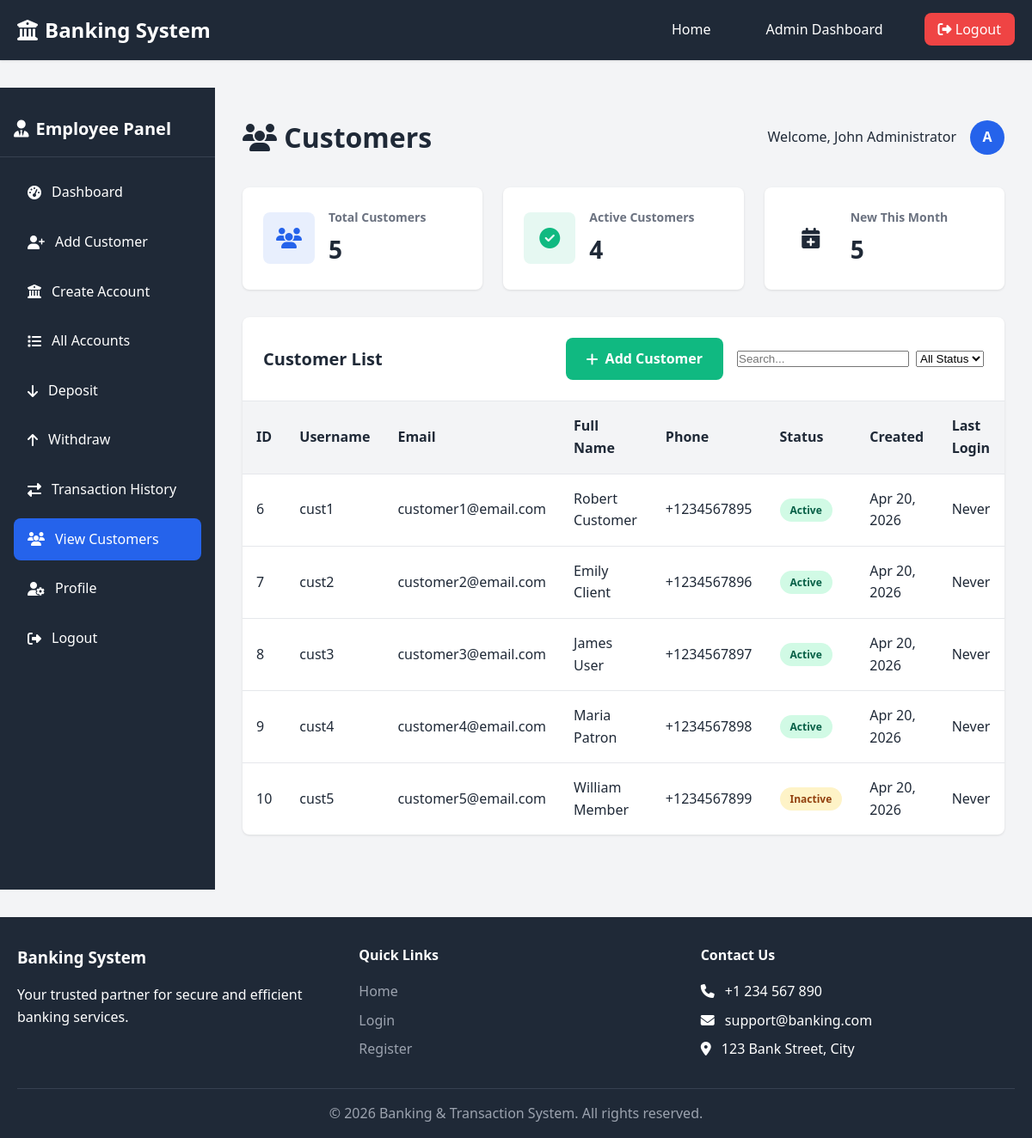
The app's page /employee/customers.php (signed in) with its own data.
### tables this page shows
CREATE TABLE IF NOT EXISTS users (
    user_id INT AUTO_INCREMENT PRIMARY KEY,
    username VARCHAR(50) NOT NULL UNIQUE,
    email VARCHAR(100) NOT NULL UNIQUE,
    password VARCHAR(255) NOT NULL,
    full_name VARCHAR(100) NOT NULL,
    phone VARCHAR(20) NOT NULL,
    address TEXT,
    role ENUM('admin', 'employee', 'customer') NOT NULL DEFAULT 'customer',
    status ENUM('active', 'inactive', 'suspended') NOT NULL DEFAULT 'active',
    created_at DATETIME NOT NULL DEFAULT CURRENT_TIMESTAMP,
    updated_at DATETIME NOT NULL DEFAULT CURRENT_TIMESTAMP ON UPDATE CURRENT_TIMESTAMP,
    last_login DATETIME DEFAULT NULL,
    INDEX idx_username (username),
    INDEX idx_email (email),
    INDEX idx_role (role),
    INDEX idx_status (status)
);

### config/db.php (called while the page is built, shortened)
<?php
$conn = new mysqli(DB_HOST, DB_USER, DB_PASS, DB_NAME);
$conn->set_charset("utf8mb4");
function sanitize($data) {
    global $conn;
    $data = trim($data);
    $data = stripslashes($data);
    $data = htmlspecialchars($data);
    return $conn->real_escape_string($data);
}
function executeQuery($sql, $params = []) {
    global $conn;
    $stmt = $conn->prepare($sql);
    $stmt->execute();
    return $stmt;
}
function fetchAll($stmt) {
    $result = $stmt->get_result();
    return $result->fetch_all(MYSQLI_ASSOC);
}
function fetchOne($stmt) {
    $result = $stmt->get_result();
    return $result->fetch_assoc();
}
?>

### employee/customers.php (the view, shortened to what this page needs)
<?php
require_once '../includes/header.php';
$status_filter = $_GET['status'] ?? 'all';
$search = sanitize($_GET['search'] ?? '');
$where_conditions = ["role = 'customer'"];
$params = [];
$where_clause = 'WHERE ' . implode(' AND ', $where_conditions);
$customers_sql = "SELECT user_id, username, email, full_name, phone, status, created_at, last_login
                FROM users $where_clause ORDER BY created_at DESC";
$customers_result = executeQuery($customers_sql, $params);
$customers = fetchAll($customers_result);
$total_customers_sql = "SELECT COUNT(*) as count FROM users WHERE role = 'customer'";
$total_customers_result = executeQuery($total_customers_sql);
$total_customers = fetchOne($total_customers_result)['count'];
$active_customers_sql = "SELECT COUNT(*) as count FROM users WHERE role = 'customer' AND status = 'active'";
$active_customers_result = executeQuery($active_customers_sql);
$active_customers = fetchOne($active_customers_result)['count'];
$new_this_month_sql = "SELECT COUNT(*) as count FROM users WHERE role = 'customer' AND MONTH(created_at) = MONTH(CURRENT_DATE()) AND YEAR(created_at) = YEAR(CURRENT_DATE())";
$new_this_month_result = executeQuery($new_this_month_sql);
$new_this_month = fetchOne($new_this_month_result)['count'];
?>
<div class="dashboard-layout">
    <aside class="dashboard-sidebar">
        <div class="dashboard-sidebar-header">
            <h2><i class="fas fa-user-tie"></i> Employee Panel</h2>
        </div>
        <nav class="dashboard-sidebar-menu">
            <ul>
                <li><a href="/employee/dashboard.php"><i class="fas fa-tachometer-alt"></i> Dashboard</a></li>
                <li><a href="/employee/add_customer.php"><i class="fas fa-user-plus"></i> Add Customer</a></li>
                <li><a href="/employee/create_account.php"><i class="fas fa-university"></i> Create Account</a></li>
                <li><a href="/employee/accounts.php"><i class="fas fa-list"></i> All Accounts</a></li>
                <li><a href="/employee/deposit.php"><i class="fas fa-arrow-down"></i> Deposit</a></li>
                <li><a href="/employee/withdraw.php"><i class="fas fa-arrow-up"></i> Withdraw</a></li>
                <li><a href="/employee/transactions.php"><i class="fas fa-exchange-alt"></i> Transaction History</a></li>
                <li><a href="/employee/customers.php" class="active"><i class="fas fa-users"></i> View Customers</a></li>
                <li><a href="/profile.php"><i class="fas fa-user-cog"></i> Profile</a></li>
                <li><a href="/logout.php"><i class="fas fa-sign-out-alt"></i> Logout</a></li>
            </ul>
        </nav>
    </aside>
    <main class="dashboard-content">
        <div class="dashboard-header">
            <h1><i class="fas fa-users"></i> Customers</h1>
            <div class="user-info">
                <span>Welcome, <?php echo htmlspecialchars($_SESSION['full_name']); ?></span>
                <div class="user-avatar"><?php echo strtoupper(substr($_SESSION['username'], 0, 1)); ?></div>
            </div>
        </div>
        <div class="stats-grid" style="grid-template-columns: repeat(3, 1fr);">
            <div class="stat-card">
                <div class="stat-icon primary">
                    <i class="fas fa-users"></i>
                </div>
                <div class="stat-info">
                    <h3>Total Customers</h3>
                    <div class="stat-value"><?php echo number_format($total_customers); ?></div>
                </div>
            </div>
            <div class="stat-card">
                <div class="stat-icon success">
                    <i class="fas fa-check-circle"></i>
                </div>
                <div class="stat-info">
                    <h3>Active Customers</h3>
                    <div class="stat-value"><?php echo number_format($active_customers); ?></div>
                </div>
            </div>
            <div class="stat-card">
                <div class="stat-icon info">
                    <i class="fas fa-calendar-plus"></i>
                </div>
                <div class="stat-info">
                    <h3>New This Month</h3>
                    <div class="stat-value"><?php echo number_format($new_this_month); ?></div>
                </div>
            </div>
        </div>
        <div class="table-container">
            <div class="table-header">
                <h2>Customer List</h2>
                <div style="display: flex; gap: 1rem; align-items: center;">
                    <a href="/employee/add_customer.php" class="btn btn-success">
                        <i class="fas fa-plus"></i> Add Customer
                    </a>
                    <form method="GET" style="display: flex; gap: 0.5rem;">
                        <input type="text" name="search" class="form-control" placeholder="Search..."
                               value="<?php echo htmlspecialchars($search); ?>" style="width: 200px;">
                        <select name="status" class="form-control" onchange="this.form.submit()">
                            <option value="all" <?php echo $status_filter === 'all' ? 'selected' : ''; ?>>All Status</option>
                        </select>
                    </form>
                </div>
            </div>
            <table>
                <thead>
                    <tr>
                        <th>ID</th>
                        <th>Username</th>
                        <th>Email</th>
                        <th>Full Name</th>
                        <th>Phone</th>
                        <th>Status</th>
                        <th>Created</th>
                        <th>Last Login</th>
                    </tr>
                </thead>
                <tbody>
                    <?php foreach ($customers as $customer): ?>
                    <tr>
                        <td><?php echo $customer['user_id']; ?></td>
                        <td><?php echo htmlspecialchars($customer['username']); ?></td>
                        <td><?php echo htmlspecialchars($customer['email']); ?></td>
                        <td><?php echo htmlspecialchars($customer['full_name']); ?></td>
                        <td><?php echo htmlspecialchars($customer['phone']); ?></td>
                        <td>
                            <span class="badge badge-<?php echo $customer['status'] === 'active' ? 'success' : 'warning'; ?>">
                                <?php echo ucfirst($customer['status']); ?>
                            </span>
                        </td>
                        <td><?php echo date('M d, Y', strtotime($customer['created_at'])); ?></td>
                        <td><?php echo $customer['last_login'] ? date('M d, Y H:i', strtotime($customer['last_login'])) : 'Never'; ?></td>
                    </tr>
                    <?php endforeach; ?>
                </tbody>
            </table>
        </div>
    </main>
</div>
<?php require_once '../includes/footer.php'; ?>

### assets/css/style.css (style rules this page uses)
* { margin: 0; padding: 0; box-sizing: border-box; }
:root { --primary-color: #2563eb; --secondary-color: #1e40af; --success-color: #10b981; --danger-color: #ef4444; --warning-color: #f59e0b; --info-color: #3b82f6; --dark-color: #1f2937; --light-color: #f3f4f6; --gray-color: #6b7280; --white: #ffffff; --border-radius: 8px; --box-shadow: 0 1px 3px rgba(0, 0, 0, 0.1); --transition: all 0.3s ease; }
body { font-family: 'Segoe UI', Tahoma, Geneva, Verdana, sans-serif; line-height: 1.6; color: var(--dark-color); background-color: var(--light-color); }
a { text-decoration: none; color: var(--primary-color); transition: var(--transition); }
ul { list-style: none; }
.btn { display: inline-flex; align-items: center; justify-content: center; gap: 0.5rem; padding: 0.75rem 1.5rem; border: none; border-radius: var(--border-radius); font-size: 1rem; font-weight: 600; cursor: pointer; transition: var(--transition); text-decoration: none; }
.btn-success { background-color: var(--success-color); color: var(--white); }
.dashboard-layout { display: flex; min-height: calc(100vh - 200px); }
.dashboard-sidebar { width: 250px; background-color: var(--dark-color); color: var(--white); padding: 1rem 0; flex-shrink: 0; }
.dashboard-sidebar-header { padding: 1rem; border-bottom: 1px solid #374151; margin-bottom: 1rem; }
.dashboard-sidebar-header h2 { font-size: 1.25rem; display: flex; align-items: center; gap: 0.5rem; }
.dashboard-sidebar-menu { padding: 0 1rem; }
.dashboard-sidebar-menu ul { display: flex; flex-direction: column; gap: 0.5rem; }
.dashboard-sidebar-menu a { display: flex; align-items: center; gap: 0.75rem; padding: 0.75rem 1rem; color: var(--white); border-radius: var(--border-radius); transition: var(--transition); }
.dashboard-sidebar-menu a:hover, .dashboard-sidebar-menu a.active { background-color: var(--primary-color); }
.dashboard-content { flex: 1; padding: 2rem; overflow-y: auto; }
.dashboard-header { display: flex; justify-content: space-between; align-items: center; margin-bottom: 2rem; }
.dashboard-header h1 { color: var(--dark-color); }
.user-info { display: flex; align-items: center; gap: 1rem; }
.user-avatar { width: 40px; height: 40px; border-radius: 50%; background-color: var(--primary-color); color: var(--white); display: flex; align-items: center; justify-content: center; font-weight: bold; }
.stats-grid { display: grid; grid-template-columns: repeat(auto-fit, minmax(250px, 1fr)); gap: 1.5rem; margin-bottom: 2rem; }
.stat-card { background-color: var(--white); padding: 1.5rem; border-radius: var(--border-radius); box-shadow: var(--box-shadow); display: flex; align-items: center; gap: 1rem; }
.stat-icon { width: 60px; height: 60px; border-radius: var(--border-radius); display: flex; align-items: center; justify-content: center; font-size: 1.5rem; }
.stat-icon.primary { background-color: rgba(37, 99, 235, 0.1); color: var(--primary-color); }
.stat-icon.success { background-color: rgba(16, 185, 129, 0.1); color: var(--success-color); }
.stat-info { flex: 1; }
.stat-info h3 { font-size: 0.875rem; color: var(--gray-color); margin-bottom: 0.25rem; }
.stat-info .stat-value { font-size: 1.75rem; font-weight: bold; color: var(--dark-color); }
.table-container { background-color: var(--white); border-radius: var(--border-radius); box-shadow: var(--box-shadow); overflow: hidden; margin-bottom: 2rem; }
.table-header { padding: 1.5rem; border-bottom: 1px solid #e5e7eb; display: flex; justify-content: space-between; align-items: center; }
.table-header h2 { font-size: 1.25rem; color: var(--dark-color); }
table { width: 100%; border-collapse: collapse; }
table thead { background-color: var(--light-color); }
table th, table td { padding: 1rem; text-align: left; border-bottom: 1px solid #e5e7eb; }
table th { font-weight: 600; color: var(--dark-color); }
table tbody tr:last-child td { border-bottom: none; }
.badge { display: inline-block; padding: 0.25rem 0.75rem; border-radius: 9999px; font-size: 0.75rem; font-weight: 600; }
.badge-success { background-color: #d1fae5; color: #065f46; }
.badge-warning { background-color: #fef3c7; color: #92400e; }

### records on screen
users: user_id "6", username "cust1", email "customer1@email.com", full_name "Robert Customer", phone "+1234567895", status "Active", created_at "Apr 20, 2026", shows "Never"
users: user_id "7", username "cust2", email "customer2@email.com", full_name "Emily Client", phone "+1234567896", status "Active", created_at "Apr 20, 2026", shows "Never"
users: user_id "8", username "cust3", email "customer3@email.com", full_name "James User", phone "+1234567897", status "Active", created_at "Apr 20, 2026", shows "Never"
users: user_id "9", username "cust4", email "customer4@email.com", full_name "Maria Patron", phone "+1234567898", status "Active", created_at "Apr 20, 2026", shows "Never"
users: user_id "10", username "cust5", email "customer5@email.com", full_name "William Member", phone "+1234567899", status "Inactive", created_at "Apr 20, 2026", shows "Never"

### other values on screen
$_SESSION['full_name'] "John Administrator"
substr($_SESSION['username'], 0, 1) "A"
$total_customers "5"
$active_customers "4"
$new_this_month "5"
